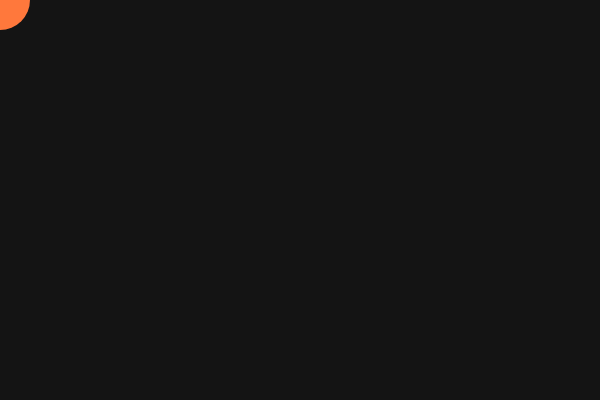
Frame 1 (no input)
Frame 60 (no input): identical to frame 1, image omitted
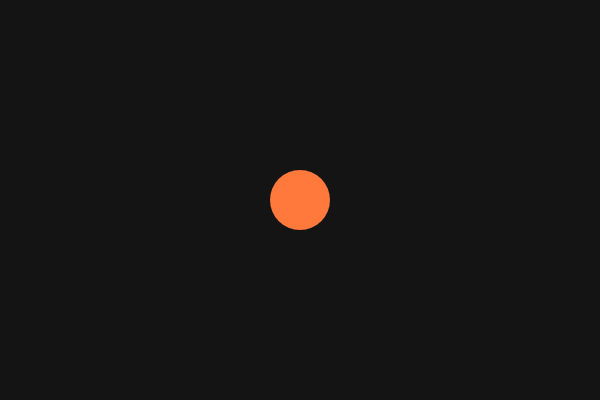
Frame 120 (the mouse pressed at the canvas centre since frame 60)

The p5.js sketch that drew these frames (run headless with seeded random() and noise() and a simulated clock; from frame 60 on, the mouse is pressed at the canvas centre):

// p5.js sketch
// ── sketch.js
function setup() {
  createCanvas(600, 400);
}

function draw() {
  background(20);
  noStroke();
  fill(255, 120, 60);
  circle(mouseX, mouseY, 60);
}
